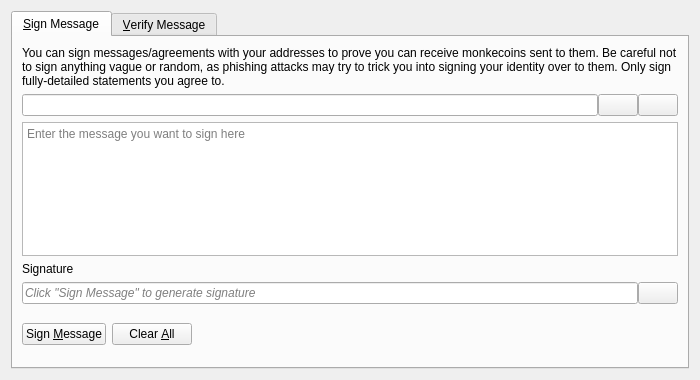
<?xml version="1.0" encoding="UTF-8"?>
<ui version="4.0">
 <class>SignVerifyMessageDialog</class>
 <widget class="QDialog" name="SignVerifyMessageDialog">
  <property name="geometry">
   <rect>
    <x>0</x>
    <y>0</y>
    <width>700</width>
    <height>380</height>
   </rect>
  </property>
  <property name="windowTitle">
   <string>Signatures - Sign / Verify a Message</string>
  </property>
  <property name="modal">
   <bool>true</bool>
  </property>
  <layout class="QVBoxLayout" name="verticalLayout">
   <item>
    <widget class="QTabWidget" name="tabWidget">
     <property name="currentIndex">
      <number>0</number>
     </property>
     <widget class="QWidget" name="tabSignMessage">
      <attribute name="title">
       <string>&amp;Sign Message</string>
      </attribute>
      <layout class="QVBoxLayout" name="verticalLayout_SM">
       <item>
        <widget class="QLabel" name="infoLabel_SM">
         <property name="text">
          <string>You can sign messages/agreements with your addresses to prove you can receive monkecoins sent to them. Be careful not to sign anything vague or random, as phishing attacks may try to trick you into signing your identity over to them. Only sign fully-detailed statements you agree to.</string>
         </property>
         <property name="textFormat">
          <enum>Qt::PlainText</enum>
         </property>
         <property name="wordWrap">
          <bool>true</bool>
         </property>
        </widget>
       </item>
       <item>
        <layout class="QHBoxLayout" name="horizontalLayout_1_SM">
         <property name="spacing">
          <number>0</number>
         </property>
         <item>
          <widget class="QValidatedLineEdit" name="addressIn_SM">
           <property name="toolTip">
            <string>The Monkecoin address to sign the message with</string>
           </property>
          </widget>
         </item>
         <item>
          <widget class="QPushButton" name="addressBookButton_SM">
           <property name="toolTip">
            <string>Choose previously used address</string>
           </property>
           <property name="text">
            <string/>
           </property>
           <property name="icon">
            <iconset resource="../bitcoin.qrc">
             <normaloff>:/icons/address-book</normaloff>:/icons/address-book</iconset>
           </property>
           <property name="shortcut">
            <string>Alt+A</string>
           </property>
           <property name="autoDefault">
            <bool>false</bool>
           </property>
          </widget>
         </item>
         <item>
          <widget class="QPushButton" name="pasteButton_SM">
           <property name="toolTip">
            <string>Paste address from clipboard</string>
           </property>
           <property name="text">
            <string/>
           </property>
           <property name="icon">
            <iconset resource="../bitcoin.qrc">
             <normaloff>:/icons/editpaste</normaloff>:/icons/editpaste</iconset>
           </property>
           <property name="shortcut">
            <string>Alt+P</string>
           </property>
           <property name="autoDefault">
            <bool>false</bool>
           </property>
          </widget>
         </item>
        </layout>
       </item>
       <item>
        <widget class="QPlainTextEdit" name="messageIn_SM">
         <property name="toolTip">
          <string>Enter the message you want to sign here</string>
         </property>
         <property name="placeholderText">
          <string>Enter the message you want to sign here</string>
         </property>
        </widget>
       </item>
       <item>
        <widget class="QLabel" name="signatureLabel_SM">
         <property name="text">
          <string>Signature</string>
         </property>
         <property name="textFormat">
          <enum>Qt::PlainText</enum>
         </property>
        </widget>
       </item>
       <item>
        <layout class="QHBoxLayout" name="horizontalLayout_2_SM">
         <property name="spacing">
          <number>0</number>
         </property>
         <item>
          <widget class="QLineEdit" name="signatureOut_SM">
           <property name="placeholderText">
            <string>Click "Sign Message" to generate signature</string>
           </property>
           <property name="font">
            <font>
             <italic>true</italic>
            </font>
           </property>
           <property name="readOnly">
            <bool>true</bool>
           </property>
          </widget>
         </item>
         <item>
          <widget class="QPushButton" name="copySignatureButton_SM">
           <property name="toolTip">
            <string>Copy the current signature to the system clipboard</string>
           </property>
           <property name="text">
            <string/>
           </property>
           <property name="icon">
            <iconset resource="../bitcoin.qrc">
             <normaloff>:/icons/editcopy</normaloff>:/icons/editcopy</iconset>
           </property>
           <property name="autoDefault">
            <bool>false</bool>
           </property>
          </widget>
         </item>
        </layout>
       </item>
       <item>
        <layout class="QHBoxLayout" name="horizontalLayout_3_SM">
         <item>
          <widget class="QPushButton" name="signMessageButton_SM">
           <property name="toolTip">
            <string>Sign the message to prove you own this Monkecoin address</string>
           </property>
           <property name="text">
            <string>Sign &amp;Message</string>
           </property>
           <property name="icon">
            <iconset resource="../bitcoin.qrc">
             <normaloff>:/icons/edit</normaloff>:/icons/edit</iconset>
           </property>
           <property name="autoDefault">
            <bool>false</bool>
           </property>
          </widget>
         </item>
         <item>
          <widget class="QPushButton" name="clearButton_SM">
           <property name="toolTip">
            <string>Reset all sign message fields</string>
           </property>
           <property name="text">
            <string>Clear &amp;All</string>
           </property>
           <property name="icon">
            <iconset resource="../bitcoin.qrc">
             <normaloff>:/icons/remove</normaloff>:/icons/remove</iconset>
           </property>
           <property name="autoDefault">
            <bool>false</bool>
           </property>
          </widget>
         </item>
         <item>
          <spacer name="horizontalSpacer_1_SM">
           <property name="orientation">
            <enum>Qt::Horizontal</enum>
           </property>
           <property name="sizeHint" stdset="0">
            <size>
             <width>40</width>
             <height>48</height>
            </size>
           </property>
          </spacer>
         </item>
         <item>
          <widget class="QLabel" name="statusLabel_SM">
           <property name="font">
            <font>
             <weight>75</weight>
             <bold>true</bold>
            </font>
           </property>
           <property name="text">
            <string/>
           </property>
           <property name="wordWrap">
            <bool>true</bool>
           </property>
          </widget>
         </item>
         <item>
          <spacer name="horizontalSpacer_2_SM">
           <property name="orientation">
            <enum>Qt::Horizontal</enum>
           </property>
           <property name="sizeHint" stdset="0">
            <size>
             <width>40</width>
             <height>48</height>
            </size>
           </property>
          </spacer>
         </item>
        </layout>
       </item>
      </layout>
     </widget>
     <widget class="QWidget" name="tabVerifyMessage">
      <attribute name="title">
       <string>&amp;Verify Message</string>
      </attribute>
      <layout class="QVBoxLayout" name="verticalLayout_VM">
       <item>
        <widget class="QLabel" name="infoLabel_VM">
         <property name="text">
          <string>Enter the receiver's address, message (ensure you copy line breaks, spaces, tabs, etc. exactly) and signature below to verify the message. Be careful not to read more into the signature than what is in the signed message itself, to avoid being tricked by a man-in-the-middle attack. Note that this only proves the signing party receives with the address, it cannot prove sendership of any transaction!</string>
         </property>
         <property name="textFormat">
          <enum>Qt::PlainText</enum>
         </property>
         <property name="alignment">
          <set>Qt::AlignLeading|Qt::AlignLeft|Qt::AlignTop</set>
         </property>
         <property name="wordWrap">
          <bool>true</bool>
         </property>
        </widget>
       </item>
       <item>
        <layout class="QHBoxLayout" name="horizontalLayout_1_VM">
         <property name="spacing">
          <number>0</number>
         </property>
         <item>
          <widget class="QValidatedLineEdit" name="addressIn_VM">
           <property name="toolTip">
            <string>The Monkecoin address the message was signed with</string>
           </property>
          </widget>
         </item>
         <item>
          <widget class="QPushButton" name="addressBookButton_VM">
           <property name="toolTip">
            <string>Choose previously used address</string>
           </property>
           <property name="text">
            <string/>
           </property>
           <property name="icon">
            <iconset resource="../bitcoin.qrc">
             <normaloff>:/icons/address-book</normaloff>:/icons/address-book</iconset>
           </property>
           <property name="shortcut">
            <string>Alt+A</string>
           </property>
           <property name="autoDefault">
            <bool>false</bool>
           </property>
          </widget>
         </item>
        </layout>
       </item>
       <item>
        <widget class="QPlainTextEdit" name="messageIn_VM">
          <property name="toolTip">
            <string>The signed message to verify</string>
          </property>
          <property name="placeholderText">
            <string>The signed message to verify</string>
          </property>
        </widget>
       </item>
       <item>
        <widget class="QValidatedLineEdit" name="signatureIn_VM">
          <property name="toolTip">
            <string>The signature given when the message was signed</string>
          </property>
          <property name="placeholderText">
            <string>The signature given when the message was signed</string>
          </property>
        </widget>
       </item>
       <item>
        <layout class="QHBoxLayout" name="horizontalLayout_2_VM">
         <item>
          <widget class="QPushButton" name="verifyMessageButton_VM">
           <property name="toolTip">
            <string>Verify the message to ensure it was signed with the specified Monkecoin address</string>
           </property>
           <property name="text">
            <string>Verify &amp;Message</string>
           </property>
           <property name="icon">
            <iconset resource="../bitcoin.qrc">
             <normaloff>:/icons/transaction_0</normaloff>:/icons/transaction_0</iconset>
           </property>
           <property name="autoDefault">
            <bool>false</bool>
           </property>
          </widget>
         </item>
         <item>
          <widget class="QPushButton" name="clearButton_VM">
           <property name="toolTip">
            <string>Reset all verify message fields</string>
           </property>
           <property name="text">
            <string>Clear &amp;All</string>
           </property>
           <property name="icon">
            <iconset resource="../bitcoin.qrc">
             <normaloff>:/icons/remove</normaloff>:/icons/remove</iconset>
           </property>
           <property name="autoDefault">
            <bool>false</bool>
           </property>
          </widget>
         </item>
         <item>
          <spacer name="horizontalSpacer_1_VM">
           <property name="orientation">
            <enum>Qt::Horizontal</enum>
           </property>
           <property name="sizeHint" stdset="0">
            <size>
             <width>40</width>
             <height>48</height>
            </size>
           </property>
          </spacer>
         </item>
         <item>
          <widget class="QLabel" name="statusLabel_VM">
           <property name="font">
            <font>
             <weight>75</weight>
             <bold>true</bold>
            </font>
           </property>
           <property name="text">
            <string/>
           </property>
           <property name="wordWrap">
            <bool>true</bool>
           </property>
          </widget>
         </item>
         <item>
          <spacer name="horizontalSpacer_2_VM">
           <property name="orientation">
            <enum>Qt::Horizontal</enum>
           </property>
           <property name="sizeHint" stdset="0">
            <size>
             <width>40</width>
             <height>48</height>
            </size>
           </property>
          </spacer>
         </item>
        </layout>
       </item>
      </layout>
     </widget>
    </widget>
   </item>
  </layout>
 </widget>
 <customwidgets>
  <customwidget>
   <class>QValidatedLineEdit</class>
   <extends>QLineEdit</extends>
   <header>qt/qvalidatedlineedit.h</header>
  </customwidget>
 </customwidgets>
 <resources>
  <include location="../bitcoin.qrc"/>
 </resources>
 <connections/>
</ui>
